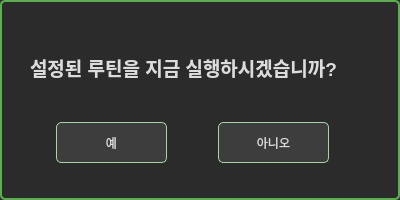
<?xml version="1.0" encoding="UTF-8"?>
<ui version="4.0">
 <class>Qt_WC_RoutineReadyClass</class>
 <widget class="QDialog" name="Qt_WC_RoutineReadyClass">
  <property name="geometry">
   <rect>
    <x>0</x>
    <y>0</y>
    <width>400</width>
    <height>200</height>
   </rect>
  </property>
  <property name="windowTitle">
   <string>Qt_WC_RoutineReady</string>
  </property>
  <property name="styleSheet">
   <string notr="true">/* 메인 창 배경 */
QMainWindow {
	background-color: #2b2b2b;
}

/* 서브 창 배경 */
QDialog {
	background-color: #2b2b2b;
	border : 2px solid #5CAF50;
	border-radius: 5px;
}

/* 모든 텍스트 기본 설정 */
QWidget {
	color: #dcdcdc;
	font-family: &quot;Malgun Gothic&quot;; /* 한글 가독성 좋은 폰트 */
}

/* 구역을 나누는 선이나 테두리 (TreeWidget 등) */
QTreeWidget, QGroupBox, QLineEdit {
	background-color: #333333;
	border: 1px solid #a5d6a7; /* 연두색 선 */
	border-radius: 4px;
	gridline-color: #444444;
}

/* 헤더 부분 */
QHeaderView::section {
	background-color: #3d3d3d;
	color: #a5d6a7;
	padding: 5px;
	border: 0.5px solid #2b2b2b;
}

/* 버튼 스타일 */
QPushButton {
	background-color: #3d3d3d;
	border: 1px solid #a5d6a7;
	border-radius: 5px;
	padding: 5px 15px;
	min-height: 25px;
}

QPushButton:hover {
	background-color: #4d4d4d;
	border: 2px solid #c5e1a5; /* 호버 시 약간 더 밝은 연두 */
}

QPushButton:pressed {
	background-color: #2b2b2b;
}

/* 체크박스 */
QCheckBox::indicator {
	width: 15px;
	height: 15px;
	border: 1px solid #a5d6a7;
	background: #2b2b2b;
}

QCheckBox::indicator:checked {
	background-color: #a5d6a7; /* 체크 시 연두색으로 채움 */
}

/* 상태 표시줄 */
QStatusBar {
	background-color: #2b2b2b;
	color: #888888; /* 상태바 텍스트는 더 차분하게 */
}

/* 트레이 메뉴 및 모든 팝업 메뉴 설정 */
QMenu {
    background-color: #ffffff;      /* 메뉴 배경: 하얀색 */
    color: #000000;                 /* 텍스트 색상: 검은색 (사용자 요청) */
    border: 1px solid #dcdcdc;      /* 가느다란 회색 테두리 */
}

/* 메뉴 항목이 선택(마우스 오버) 되었을 때 */
QMenu::item:selected {
    background-color: #a5d6a7;      /* 우리가 정한 연두색으로 하이라이트 */
    color: #000000;                 /* 선택되어도 글자는 검은색 유지 */
}

/* 메뉴 내부의 구분선 */
QMenu::separator {
    height: 1px;
    background: #e0e0e0;
    margin: 5px;
}</string>
  </property>
  <widget class="QPushButton" name="pbtn_RoutineReadyN">
   <property name="geometry">
    <rect>
     <x>218</x>
     <y>122</y>
     <width>111</width>
     <height>41</height>
    </rect>
   </property>
   <property name="text">
    <string>아니오</string>
   </property>
  </widget>
  <widget class="QLabel" name="lb_RoutineReady_2">
   <property name="geometry">
    <rect>
     <x>30</x>
     <y>22</y>
     <width>361</width>
     <height>91</height>
    </rect>
   </property>
   <property name="text">
    <string>&lt;html&gt;&lt;head/&gt;&lt;body&gt;&lt;p&gt;&lt;span style=&quot; font-size:14pt; font-weight:700;&quot;&gt;설정된 루틴을 지금 실행하시겠습니까?&lt;/span&gt;&lt;/p&gt;&lt;/body&gt;&lt;/html&gt;</string>
   </property>
  </widget>
  <widget class="QPushButton" name="pbtn_RoutineReadyY">
   <property name="geometry">
    <rect>
     <x>56</x>
     <y>122</y>
     <width>111</width>
     <height>41</height>
    </rect>
   </property>
   <property name="text">
    <string>예</string>
   </property>
  </widget>
 </widget>
 <layoutdefault spacing="6" margin="11"/>
 <resources/>
 <connections/>
</ui>
